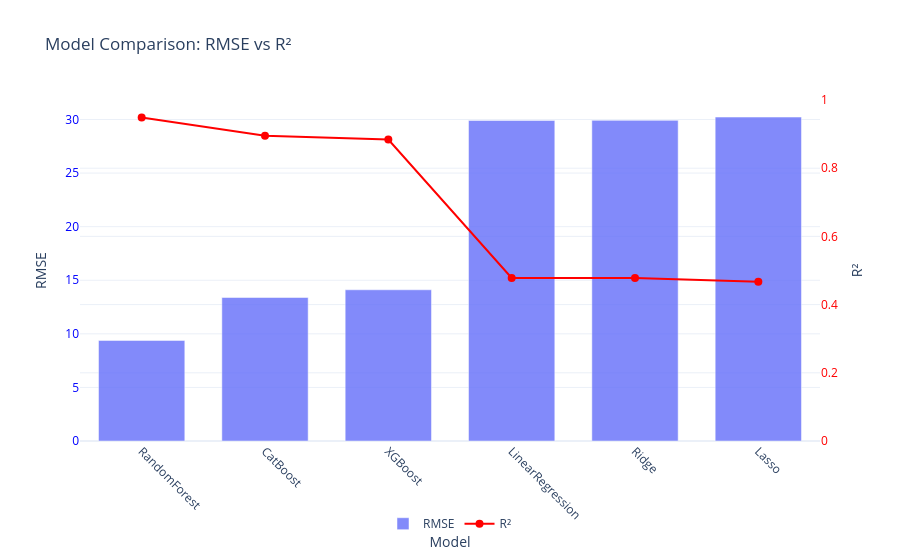

Write notebook code for a chart like this one.
### Markdown cell above
### Visualize Model Comparison: R² Scores
This cell creates a bar plot of R² scores for each model, visually comparing their predictive performance.

### Code cell
# Round results
results_plot = results_df.round(3)

# Create figure
fig = go.Figure()

# RMSE as bars
fig.add_trace(
    go.Bar(
        x=results_plot["model"],
        y=results_plot["RMSE"],
        name="RMSE",
        opacity=0.8,
        yaxis="y1"
    )
)

# R² as line
fig.add_trace(
    go.Scatter(
        x=results_plot["model"],
        y=results_plot["R2"],
        name="R²",
        mode="lines+markers",
        marker=dict(color="red", size=8),
        line=dict(color="red", width=2),
        yaxis="y2"
    )
)

# Layout with dual axes
fig.update_layout(
    title="Model Comparison: RMSE vs R²",
    xaxis=dict(title="Model", tickangle=45),
    yaxis=dict(title="RMSE", tickfont=dict(color="blue")),
    yaxis2=dict(
        title="R²",
        tickfont=dict(color="red"),
        overlaying="y",
        side="right",
        range=[0, 1]  # since R² is between 0 and 1
    ),
    legend=dict(x=0.5, y=-0.2, orientation="h", xanchor="center"),
    bargap=0.3,
    template="plotly_white"
)

fig.show()

### Figure 1 — Plotly figure (JSON) as saved in the notebook; plotly's stock layout.template omitted (floating-point values rounded to 4 significant figures)
{"data": [{"name": "RMSE", "opacity": 0.8, "type": "bar", "x": ["RandomForest", "CatBoost", "XGBoost", "LinearRegression", "Ridge", "Lasso"], "y": [9.385, 13.39, 14.11, 29.91, 29.92, 30.23], "yaxis": "y"}, {"line": {"color": "red", "width": 2}, "marker": {"color": "red", "size": 8}, "mode": "lines+markers", "name": "R²", "type": "scatter", "x": ["RandomForest", "CatBoost", "XGBoost", "LinearRegression", "Ridge", "Lasso"], "y": [0.949, 0.895, 0.884, 0.478, 0.478, 0.467], "yaxis": "y2"}], "layout": {"bargap": 0.3, "legend": {"orientation": "h", "x": 0.5, "xanchor": "center", "y": -0.2}, "title": {"text": "Model Comparison: RMSE vs R²"}, "xaxis": {"tickangle": 45, "title": {"text": "Model"}}, "yaxis": {"tickfont": {"color": "blue"}, "title": {"text": "RMSE"}}, "yaxis2": {"overlaying": "y", "range": [0, 1], "side": "right", "tickfont": {"color": "red"}, "title": {"text": "R²"}}}}
